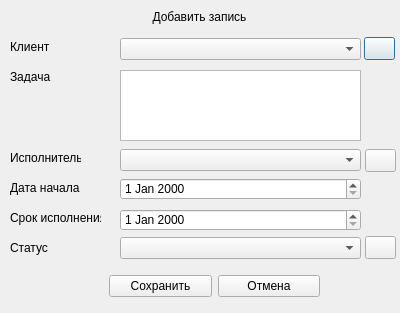
<?xml version="1.0" encoding="UTF-8"?>
<ui version="4.0">
 <class>dbForm</class>
 <widget class="QDialog" name="dbForm">
  <property name="windowModality">
   <enum>Qt::ApplicationModal</enum>
  </property>
  <property name="geometry">
   <rect>
    <x>0</x>
    <y>0</y>
    <width>400</width>
    <height>313</height>
   </rect>
  </property>
  <property name="minimumSize">
   <size>
    <width>400</width>
    <height>313</height>
   </size>
  </property>
  <property name="maximumSize">
   <size>
    <width>400</width>
    <height>313</height>
   </size>
  </property>
  <property name="windowTitle">
   <string/>
  </property>
  <widget class="QLabel" name="label">
   <property name="geometry">
    <rect>
     <x>89</x>
     <y>7</y>
     <width>221</width>
     <height>20</height>
    </rect>
   </property>
   <property name="styleSheet">
    <string notr="true">font: 75 14pt &quot;MS Shell Dlg 2&quot;;</string>
   </property>
   <property name="text">
    <string>Добавить запись</string>
   </property>
   <property name="alignment">
    <set>Qt::AlignCenter</set>
   </property>
  </widget>
  <widget class="QLabel" name="label_2">
   <property name="geometry">
    <rect>
     <x>10</x>
     <y>40</y>
     <width>47</width>
     <height>13</height>
    </rect>
   </property>
   <property name="text">
    <string>Клиент</string>
   </property>
  </widget>
  <widget class="QLabel" name="label_3">
   <property name="geometry">
    <rect>
     <x>10</x>
     <y>70</y>
     <width>47</width>
     <height>13</height>
    </rect>
   </property>
   <property name="text">
    <string>Задача</string>
   </property>
  </widget>
  <widget class="QLabel" name="label_4">
   <property name="geometry">
    <rect>
     <x>10</x>
     <y>150</y>
     <width>71</width>
     <height>16</height>
    </rect>
   </property>
   <property name="text">
    <string>Исполнитель</string>
   </property>
  </widget>
  <widget class="QLabel" name="label_5">
   <property name="geometry">
    <rect>
     <x>10</x>
     <y>180</y>
     <width>71</width>
     <height>16</height>
    </rect>
   </property>
   <property name="text">
    <string>Дата начала</string>
   </property>
  </widget>
  <widget class="QLabel" name="label_6">
   <property name="geometry">
    <rect>
     <x>10</x>
     <y>210</y>
     <width>91</width>
     <height>16</height>
    </rect>
   </property>
   <property name="text">
    <string>Срок исполнения</string>
   </property>
  </widget>
  <widget class="QLabel" name="label_7">
   <property name="geometry">
    <rect>
     <x>10</x>
     <y>240</y>
     <width>71</width>
     <height>16</height>
    </rect>
   </property>
   <property name="text">
    <string>Статус</string>
   </property>
  </widget>
  <widget class="QComboBox" name="customerComboBox">
   <property name="geometry">
    <rect>
     <x>120</x>
     <y>38</y>
     <width>241</width>
     <height>22</height>
    </rect>
   </property>
  </widget>
  <widget class="QTextEdit" name="taskTextEdit">
   <property name="geometry">
    <rect>
     <x>120</x>
     <y>70</y>
     <width>241</width>
     <height>71</height>
    </rect>
   </property>
  </widget>
  <widget class="QComboBox" name="executorComboBox">
   <property name="geometry">
    <rect>
     <x>120</x>
     <y>149</y>
     <width>241</width>
     <height>22</height>
    </rect>
   </property>
  </widget>
  <widget class="QDateEdit" name="dateEditIn">
   <property name="geometry">
    <rect>
     <x>120</x>
     <y>178</y>
     <width>241</width>
     <height>22</height>
    </rect>
   </property>
  </widget>
  <widget class="QDateEdit" name="dateEditOut">
   <property name="geometry">
    <rect>
     <x>120</x>
     <y>209</y>
     <width>241</width>
     <height>22</height>
    </rect>
   </property>
  </widget>
  <widget class="QComboBox" name="statusComboBox">
   <property name="geometry">
    <rect>
     <x>120</x>
     <y>237</y>
     <width>241</width>
     <height>22</height>
    </rect>
   </property>
  </widget>
  <widget class="QPushButton" name="addCustomerButton">
   <property name="geometry">
    <rect>
     <x>364</x>
     <y>37</y>
     <width>31</width>
     <height>23</height>
    </rect>
   </property>
   <property name="text">
    <string/>
   </property>
   <property name="icon">
    <iconset>
     <normaloff>../../icons/add48.png</normaloff>../../icons/add48.png</iconset>
   </property>
  </widget>
  <widget class="QPushButton" name="addExcutorButton">
   <property name="geometry">
    <rect>
     <x>365</x>
     <y>149</y>
     <width>31</width>
     <height>23</height>
    </rect>
   </property>
   <property name="text">
    <string/>
   </property>
   <property name="icon">
    <iconset>
     <normaloff>../../icons/add48.png</normaloff>../../icons/add48.png</iconset>
   </property>
  </widget>
  <widget class="QPushButton" name="addstatusButton">
   <property name="geometry">
    <rect>
     <x>365</x>
     <y>236</y>
     <width>31</width>
     <height>23</height>
    </rect>
   </property>
   <property name="text">
    <string/>
   </property>
   <property name="icon">
    <iconset>
     <normaloff>../../icons/add48.png</normaloff>../../icons/add48.png</iconset>
   </property>
  </widget>
  <widget class="QWidget" name="horizontalLayoutWidget">
   <property name="geometry">
    <rect>
     <x>109</x>
     <y>271</y>
     <width>211</width>
     <height>31</height>
    </rect>
   </property>
   <layout class="QHBoxLayout" name="horizontalLayout">
    <item>
     <widget class="QPushButton" name="saveButton">
      <property name="text">
       <string>Сохранить</string>
      </property>
      <property name="icon">
       <iconset>
        <normaloff>../../icons/save48.png</normaloff>../../icons/save48.png</iconset>
      </property>
     </widget>
    </item>
    <item>
     <widget class="QPushButton" name="cancelButton">
      <property name="text">
       <string>Отмена</string>
      </property>
      <property name="icon">
       <iconset>
        <normaloff>../../icons/delete48.png</normaloff>../../icons/delete48.png</iconset>
      </property>
     </widget>
    </item>
   </layout>
  </widget>
 </widget>
 <resources/>
 <connections/>
</ui>
